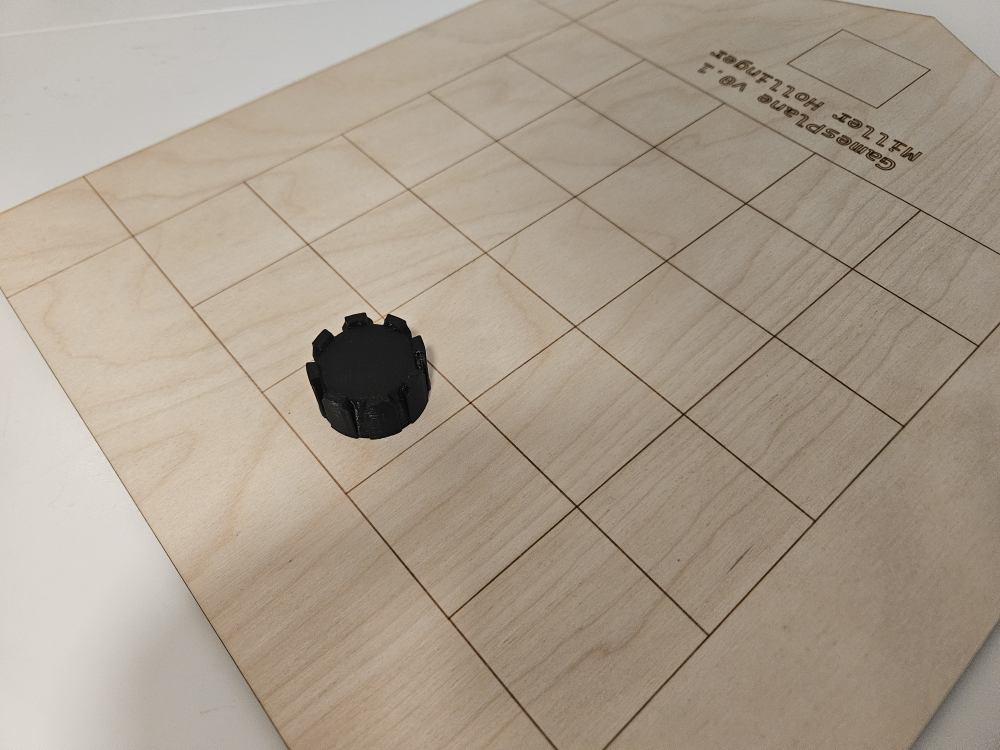
#> input picture HaarTesting/p1.jpg, 4000 x 3000 px (shown at 1/4 size)
$ python HaarTest.py
#> lines starting #> are read from the running program, lines starting #| are printed output that depends on the picture
# From https://medium.com/analytics-vidhya/haar-cascades-explained-38210e57970d

import numpy as np
import cv2
piece_cascade = cv2.CascadeClassifier("HaarTraining/classifier/cascade.xml")

img = cv2.imread("HaarTesting/p1.jpg")
#> img is the input picture: shape (3000, 4000, 3); mean B, G, R 141, 156.4, 169.3
img = cv2.resize(img, (0,0), fx=0.008, fy=0.008)
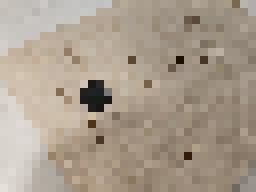
#> img: shape (24, 32, 3) (shown 8 times larger); mean B, G, R 141.6, 157, 169.9
gray = cv2.cvtColor(img, cv2.COLOR_BGR2GRAY)
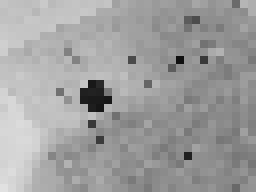
#> gray: shape (24, 32) (shown 8 times larger); min 16, max 225, mean 159.1

pieces = piece_cascade.detectMultiScale(gray, 1.3, 5)
#> pieces = ()
print(len(pieces))
#| 0
for (x,y,w,h) in pieces:
    img = cv2.rectangle(img,(x,y),(x+w,y+h),(255,0,0),2)
#> this loop made 0 passes

cv2.imshow('img',img)
cv2.waitKey(0)
cv2.destroyAllWindows()

$ run again, with HaarTesting/p2.jpg copied over HaarTesting/p1.jpg
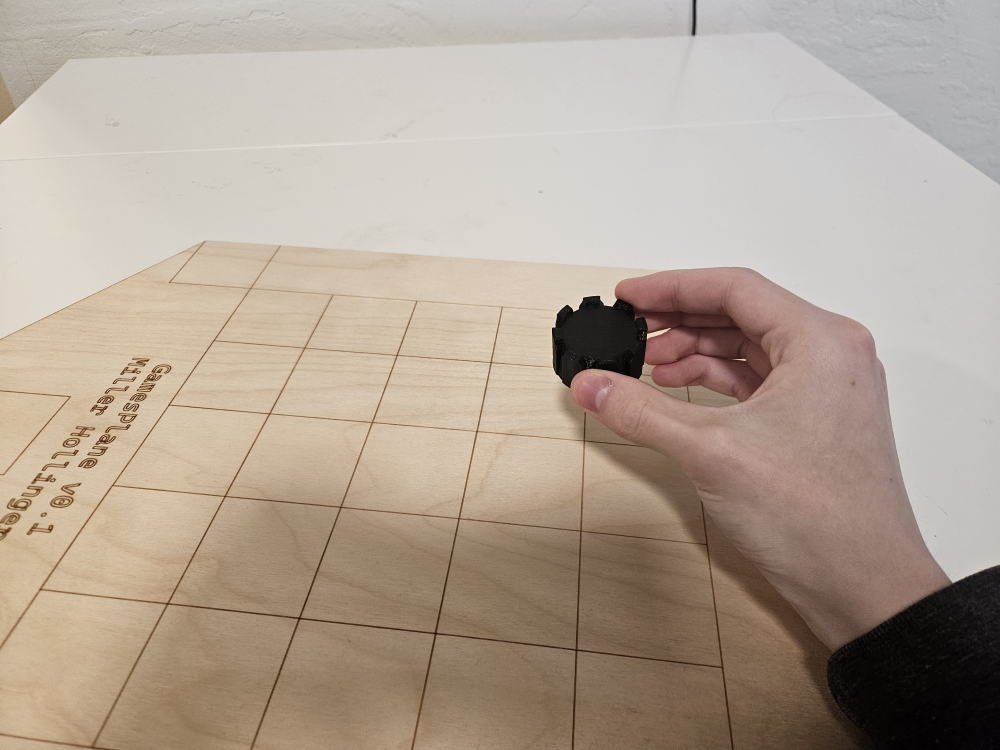
#> input picture HaarTesting/p2.jpg, 4000 x 3000 px (shown at 1/4 size)
#> img is the input picture: shape (3000, 4000, 3); mean B, G, R 149.3, 163.1, 177.6
#> `img = cv2.resize(img, (0,0), fx=0.008, fy=0.008)`:
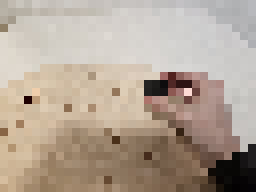
#> img: shape (24, 32, 3) (shown 8 times larger); mean B, G, R 149.6, 163.4, 177.9
#> `gray = cv2.cvtColor(img, cv2.COLOR_BGR2GRAY)`:
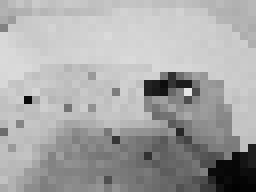
#> gray: shape (24, 32) (shown 8 times larger); min 2, max 228, mean 166.2
#> pieces = ()
#| 0
